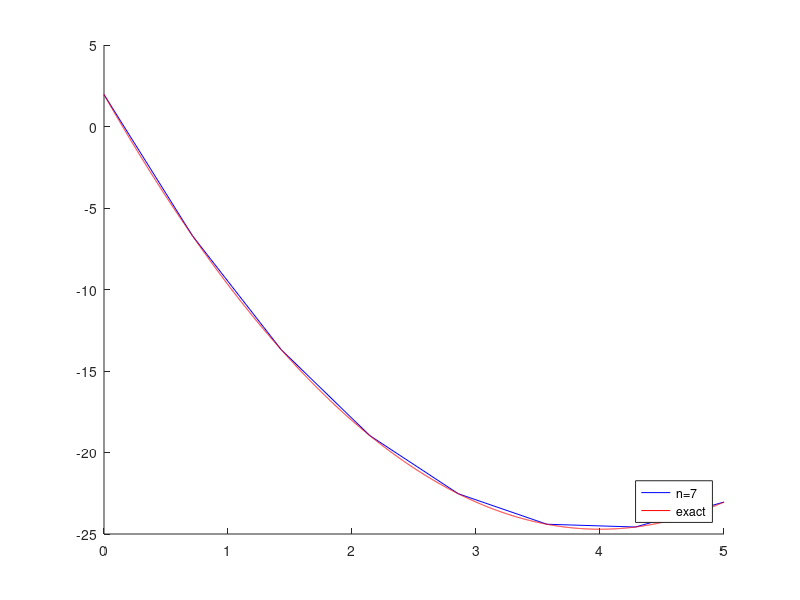

This chart was generated by the following MATLAB code:
% Poissonova rovnice (1D interval (0,L))
% metodou konecnych prvku
%
% Robinova (Newtonova) okr. podminka v x=0
% a nenulova (nehomogenni) Neumannova okr. podminka v x=L
% K ... vodivost
% f ... zdrojovy clen
%
% -Ku'' = f v (0,L)
%  -(-Ku'(0)) = sigma(u(0) - uD)               % ma vyznam toku ven ("doleva")
%  -Ku'(L) = qN                                % ma vyznam toku ven ("doprava")
%
% fyzikalni motivace - uloha vedeni tepla:
% u ... teplota
% uD ... dana prilehla teplota na levem konci
% sigma ... prechodovy koeficient (velky -> teploty se blizi, maly ->teploty vice rozdilne)
% qN ... dany tepelny tok na prave hranici
%
% n  = pocet delicich uzlu intervalu

K = 0.3
L = 5
uD = 2
qN = -1
sigma = 100

n = 7
h = L/n

% definice zdrojoveho clenu f
% f = -1
f = - ones(n+1,1);
% f = 1 na [0,L/2], -1 na [L/2,L]
%f(1:n/2) = -f(1:n/2);

% definice presneho reseni pro porovnani
C1 = -qN-L;
C2 = K/sigma*(sigma*uD-qN-L);
exact = @(x) 1/K * (0.5*x.*x + C1*x + C2);

% Vypoctene objekty:
% x = delici body intervalu
% u = vypoctena teplota
% A = matice diskretni ulohy
% b = vektor diskretni ulohy

A = zeros(n+1);
b = zeros(n+1,1);

%%%%% Vypocet %%%%%

  % Sestaveni matice
  
  % vypocet skalarnich soucinu bazovych funkci
  % (pouzivame po castech linearni funkce, tzv. Courantovu bazi)
 for i=1:n+1
    A(i,i)   = 2;
    if(i>1)
      A(i,i-1) = -1;
    end
    if(i<n+1)
      A(i,i+1) = -1;
    end  
  end
  A = K/h * A;
  
  % Sestaveni prave strany
  
  % vypocet skalarnich soucinu s bazovymi funkcemi, krome okrajovych
  for i=2:n
    b(i) = f(i)*h;
  end
  
  % Robin (Newton) BC
  A(1,1) = K/h + sigma;
  b(1) = f(1)*h/2 + sigma * uD;
  
  % Neumann BC
  A(n+1,n+1) = K/h;
  b(n+1) = f(n+1)*h/2 - qN;
  
  % Zobraz soustavu
  %output_precision(1) %Octave
  [A b]
  
  % Vyreseni algebraicke soustavy
  u = A\b;
  
  % Vykresleni reseni
  x = linspace(0,L,n+1);
  key=sprintf('n=%d',n);
  figure;
  hold on;
  % Vykresleni reseni
  plot(x,u,'-b', 'DisplayName', key);
  
  xt = linspace(0,L,1e4);
  plot(xt,exact(xt),'-r','DisplayName', 'exact');
  legend('Location','southeast');
  hold off;

